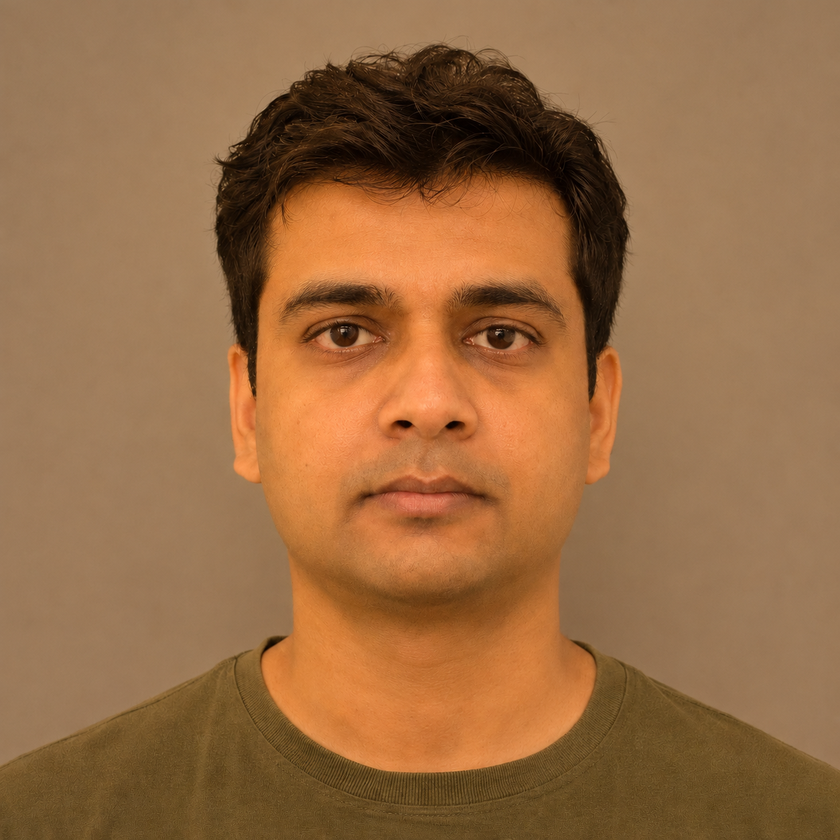
#> input picture generated_images/exec-74062b1b-e620-406a-b104-e22e987e0720.png, 840 x 840 px, shrunk from 1254 x 1254 before the run, found by its file name
$ jupyter execute 03_skin_tone.ipynb   (shell and % lines are left out)
#> lines starting #> are read from the running program, lines starting #| are printed output that depends on the picture; after the words box and inside, x2 and y2 are one past the last pixel; in counts of white or black regions, pixels touching at a corner belong together
#> the answer given: exec-74062b1b-e620-406a-b104-e22e987e0720.png
[cell 1]
import cv2

detector = cv2.CascadeClassifier(
    cv2.data.haarcascades + "haarcascade_frontalface_default.xml"
)
print("OpenCV version:", cv2.__version__)
print("Face detector ready:", not detector.empty())

[cell 2]
import csv
from pathlib import Path

import matplotlib.pyplot as plt
import numpy as np
from PIL import Image, ImageOps


def sample_cheeks(face):
    height, width = face.shape[:2]
    top, bottom = int(0.55 * height), int(0.68 * height)
    boxes = [
        (int(0.12 * width), top, int(0.30 * width), bottom),
        (int(0.70 * width), top, int(0.88 * width), bottom),
    ]

    patches = [face[y1:y2, x1:x2] for x1, y1, x2, y2 in boxes]
    pixels = np.concatenate([patch.reshape(-1, 3) for patch in patches])
    rgb = np.median(pixels, axis=0).astype(np.uint8)

    lab = cv2.cvtColor(rgb.reshape(1, 1, 3), cv2.COLOR_RGB2LAB)
    lightness = int(lab[0, 0, 0])
    depth = "light" if lightness >= 175 else "medium" if lightness >= 115 else "dark"

    result = {
        "rgb": rgb.tolist(),
        "hex": "#{:02x}{:02x}{:02x}".format(*rgb),
        "lab_lightness_8bit": lightness,
        "estimated_depth": depth,
    }
    return result, boxes


def analyze_photo(path):
    with Image.open(path) as photo:
#> photo is the input picture: PIL image 840x840 RGB; mean R, G, B 151.6, 107.6, 68.2
        image = np.asarray(ImageOps.exif_transpose(photo).convert("RGB"))

    gray = cv2.cvtColor(image, cv2.COLOR_RGB2GRAY)
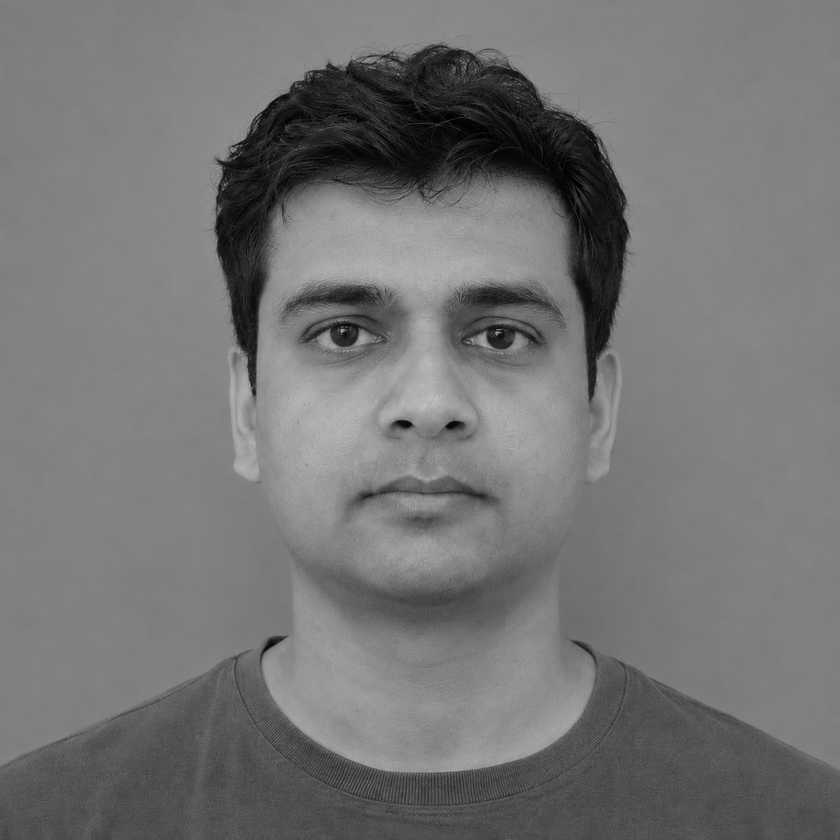
#> gray: shape (840, 840); min 0, max 197, mean 116.3
    faces = detector.detectMultiScale(gray, 1.1, 5, minSize=(40, 40))
#> faces = [[183, 145, 489, 489]]
    if len(faces) == 0:
        raise ValueError("No face detected. Try a front-facing photo.")

    x, y, w, h = max(faces, key=lambda box: box[2] * box[3])
#> x = 183; y = 145; w = 489; h = 489
    face = image[y:y + h, x:x + w]
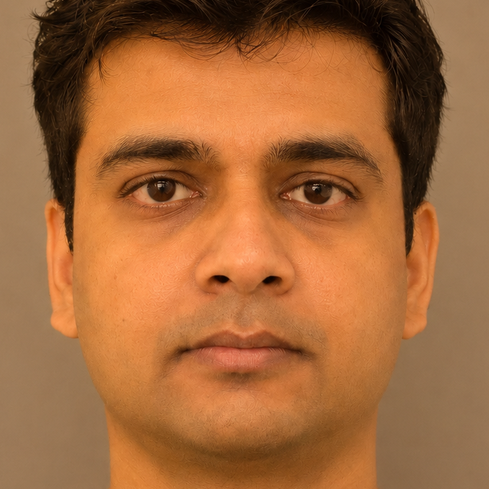
#> face: shape (489, 489, 3); mean R, G, B 163.1, 104.2, 59.6
    result, boxes = sample_cheeks(face)
#> in sample_cheeks, `patches = [face[y1:y2, x1:x2] for x1, y1, x2, y2 in boxes]`: patches = 2 items
#> in sample_cheeks, `rgb = np.median(pixels, axis=0).astype(np.uint8)`: rgb = [220, 133, 70]
#> in sample_cheeks, `lab = cv2.cvtColor(rgb.reshape(1, 1, 3), cv2.COLOR_RGB2LAB)`: lab = [[163, 156, 175]]
#> in sample_cheeks, `lightness = int(lab[0, 0, 0])`: lightness = 163
#> in sample_cheeks, `depth = "light" if lightness >= 175 else "medium" if lightness >= 115 ..`: depth = 'medium'
#> in sample_cheeks, `result = { "rgb": rgb.tolist(), "hex": "#{:02x}{:02x}{:02x}".format(*r..`: result = {'rgb': [220, 133, 70], 'hex': '#dc8546', 'lab_lightness_8bit': 163, 'estimated_depth': 'medium'}
#> boxes = [(58, 268, 146, 332), (342, 268, 430, 332)]
    return result, face, boxes


print("Photo analysis functions ready.")

[cell 3]
from google.colab import files

uploaded = files.upload()
if uploaded:
    photo_path = next(iter(uploaded))
    result, face, boxes = analyze_photo(photo_path)
#> boxes = [(58, 268, 146, 332), (342, 268, 430, 332)]

    preview = face.copy()
    for x1, y1, x2, y2 in boxes:
        cv2.rectangle(preview, (x1, y1), (x2 - 1, y2 - 1), (0, 255, 0), 2)
#> this loop made 2 passes
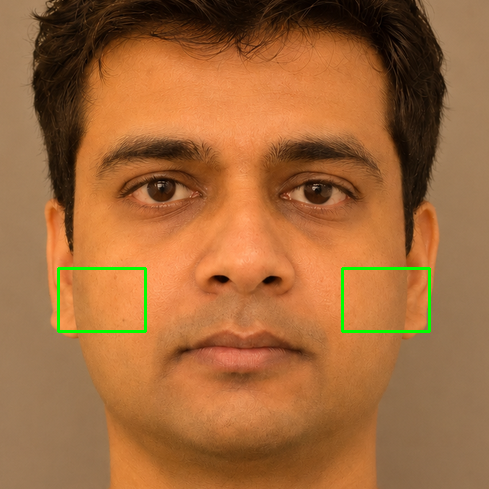
#> preview: shape (489, 489, 3); 0.75% of pixels changed, all inside (x1, y1, x2, y2) = (57, 267, 431, 333)

    fig, axes = plt.subplots(1, 2, figsize=(7, 3))
    axes[0].imshow(preview)
    axes[0].set_title("Sampled cheek regions")
    swatch = np.full((80, 80, 3), result["rgb"], dtype=np.uint8)
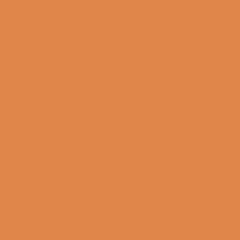
#> swatch: shape (80, 80, 3) (shown 3 times larger); mean of channels 0, 1, 2 220, 133, 70; drawn as R, G, B
    axes[1].imshow(swatch)
    axes[1].set_title(result["hex"])
    for ax in axes:
        ax.axis("off")
    plt.tight_layout()
    plt.show()

    print("Estimated depth in this photo:", result["estimated_depth"])
#| Estimated depth in this photo: medium
    print("RGB:", result["rgb"])
#| RGB: [220, 133, 70]
else:
    print("Run this cell again and choose a photo.")
